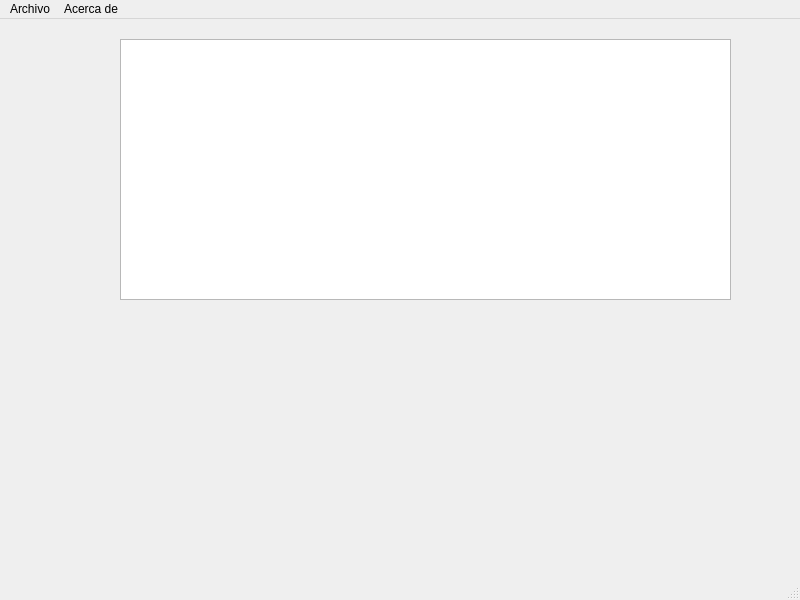
<?xml version="1.0" encoding="UTF-8"?>
<ui version="4.0">
 <class>MenuPrincipal</class>
 <widget class="QMainWindow" name="MenuPrincipal">
  <property name="geometry">
   <rect>
    <x>0</x>
    <y>0</y>
    <width>800</width>
    <height>600</height>
   </rect>
  </property>
  <property name="windowTitle">
   <string>MenuPrincipal</string>
  </property>
  <property name="windowIcon">
   <iconset resource="recursos.qrc">
    <normaloff>:/Icon.png</normaloff>:/Icon.png</iconset>
  </property>
  <widget class="QWidget" name="centralwidget">
   <widget class="QTableWidget" name="calificacionesTable">
    <property name="geometry">
     <rect>
      <x>120</x>
      <y>20</y>
      <width>611</width>
      <height>261</height>
     </rect>
    </property>
    <property name="minimumSize">
     <size>
      <width>300</width>
      <height>0</height>
     </size>
    </property>
    <property name="rowCount">
     <number>0</number>
    </property>
    <property name="columnCount">
     <number>0</number>
    </property>
   </widget>
  </widget>
  <widget class="QMenuBar" name="menubar">
   <property name="geometry">
    <rect>
     <x>0</x>
     <y>0</y>
     <width>800</width>
     <height>21</height>
    </rect>
   </property>
   <widget class="QMenu" name="menuArchivo">
    <property name="title">
     <string>Archivo</string>
    </property>
    <addaction name="actionRegistro"/>
    <addaction name="actionGuardar_Datos"/>
   </widget>
   <widget class="QMenu" name="menuAcerca_de">
    <property name="title">
     <string>Acerca de</string>
    </property>
    <addaction name="actionCreditos"/>
   </widget>
   <addaction name="menuArchivo"/>
   <addaction name="menuAcerca_de"/>
  </widget>
  <widget class="QStatusBar" name="statusbar"/>
  <action name="actionRegistro">
   <property name="text">
    <string>Registro</string>
   </property>
   <property name="shortcut">
    <string>Ctrl+R</string>
   </property>
  </action>
  <action name="actionGuardar_Datos">
   <property name="text">
    <string>Guardar Datos</string>
   </property>
   <property name="shortcut">
    <string>Ctrl+G</string>
   </property>
  </action>
  <action name="actionCreditos">
   <property name="text">
    <string>Creditos</string>
   </property>
   <property name="shortcut">
    <string>Ctrl+C</string>
   </property>
  </action>
 </widget>
 <resources>
  <include location="recursos.qrc"/>
 </resources>
 <connections/>
</ui>
